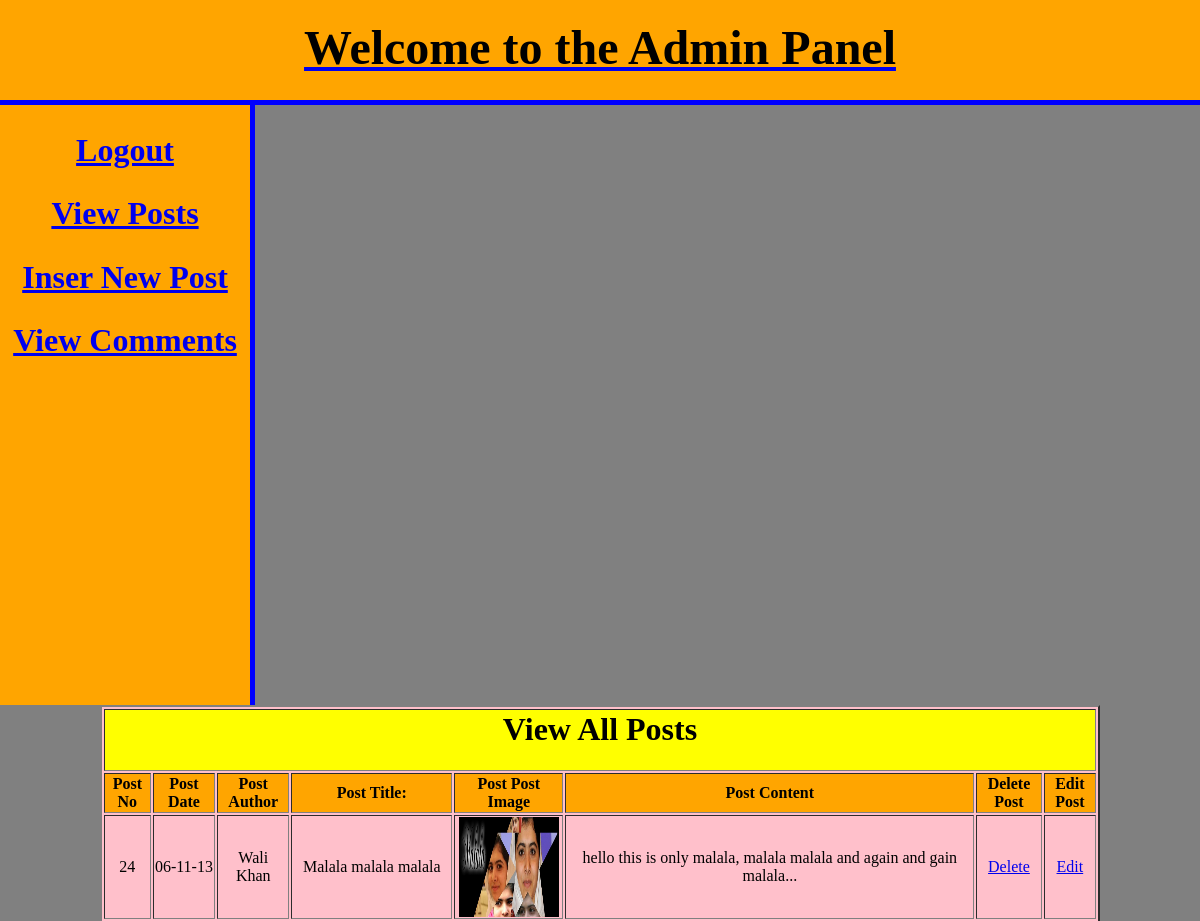
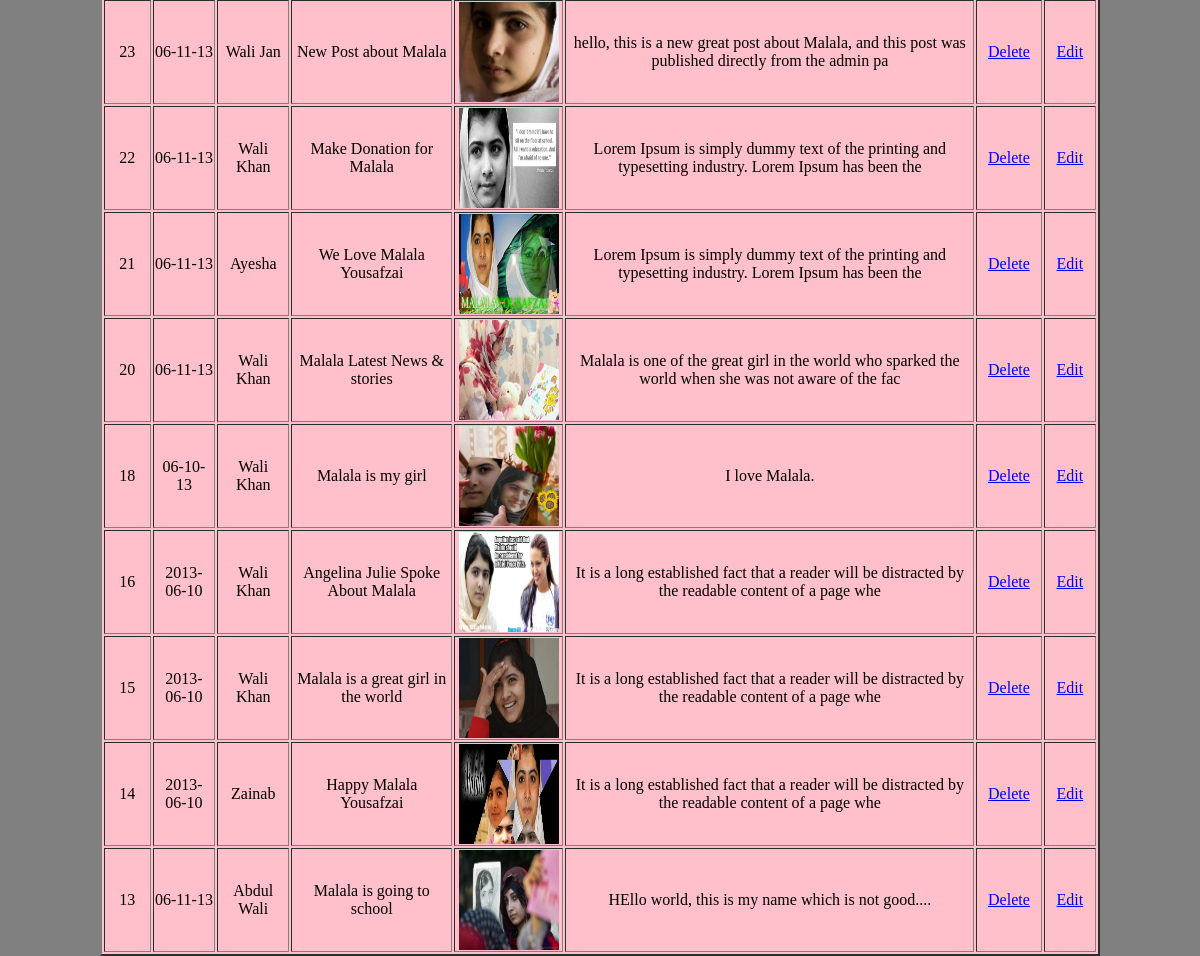
/admin/view_posts.php (signed in), run on the app's committed database (2 pictures, top to bottom).
### tables this page shows
CREATE TABLE IF NOT EXISTS `posts` (
  `post_id` int(100) NOT NULL AUTO_INCREMENT,
  `post_title` text NOT NULL,
  `post_date` varchar(55) NOT NULL,
  `post_author` text NOT NULL,
  `post_image` text NOT NULL,
  `post_keywords` text NOT NULL,
  `post_content` text NOT NULL,
  PRIMARY KEY (`post_id`)
);

### admin/view_posts.php (the view, shortened to what this page needs)
<?php
if(!isset($_SESSION['user_name'])){
header("location: login.php");
}
else {
?>
<html>
	<head>
	<link rel="stylesheet" href="admin_style.css" />
	</head>
<body>
<div id="header">
<a href="index.php">
<h1>Welcome to the Admin Panel</h1></a>
</div>
<div id="sidebar">
<h2><a href="#">Logout</a></h2>
<h2><a href="view_posts.php">View Posts</a></h2>
<h2><a href="index.php?insert=insert">Inser New Post</a></h2>
<h2><a href="#">View Comments</a></h2>
</div>
<table width="1000" border="2" align="center" bgcolor="pink">
	<tr>
		<td colspan="10" align="center" bgcolor="yellow"><h1>View All Posts</h1></td>
	</tr>
	<tr bgcolor="orange">
		<th>Post No</th>
		<th>Post Date</th>
		<th>Post Author</th>
		<th>Post Title:</th>
		<th>Post Post Image</th>
		<th>Post Content</th>
		<th>Delete Post</th>
		<th>Edit Post</th>
	</tr>
<?php
$query = "select * from posts order by 1 DESC";
$run = mysql_query($query);
while($row=mysql_fetch_array($run)){
	$post_id = $row['post_id'];
	$post_date = $row['post_date'];
	$post_author = $row['post_author'];
	$post_title = $row['post_title'];
	$post_image = $row['post_image'];
	$post_content= substr($row['post_content'],0,100);
?>
<tr align="center">
		<td><?php echo $post_id; ?></td>
		<td><?php echo $post_date; ?></td>
		<td><?php echo $post_author; ?></td>
		<td><?php echo $post_title; ?></td>
		<td><img src="../images/<?php echo $post_image; ?>" width="100" height="100"></td>
		<td><?php echo $post_content; ?></td>
		<td><a href="delete.php?del=<?php echo $post_id; ?>">Delete</a></td>
		<td><a href="edit_posts.php?edit=<?php echo $post_id; ?>">Edit</a></td>
	</tr>
<?php } ?>
</table>
</body>
</html>
<?php } ?>

### admin/admin_style.css (style rules this page uses)
body { background:gray; padding:0; margin:0; }
#header { color:blue; width:100%; background:orange; height:100px; border-bottom:5px solid blue; }
#sidebar { width:250px; float:left; background:orange; border-right:5px solid blue; height:600px; }
#sidebar h2 { text-align:center; font-size:2em; color:brown; }
#header h1 { color:black; font-size:3em; font-family:comic sans MS; text-align:center; padding-top:20px; }

### data on the page
posts: post_id "24", post_date "06-11-13", post_author "Wali Khan", post_title "Malala malala malala", post_image (picture), post_content "hello this is only malala, malala malala and again and gain malala..."
posts: post_id "23", post_date "06-11-13", post_author "Wali Jan", post_title "New Post about Malala", post_image (picture), post_content "hello, this is a new great post about Malala, and this post was published directly from the admin pa"
posts: post_id "22", post_date "06-11-13", post_author "Wali Khan", post_title "Make Donation for Malala", post_image (picture), post_content "Lorem Ipsum is simply dummy text of the printing and typesetting industry. Lorem Ipsum has been the"
posts: post_id "21", post_date "06-11-13", post_author "Ayesha", post_title "We Love Malala Yousafzai", post_image (picture), post_content "Lorem Ipsum is simply dummy text of the printing and typesetting industry. Lorem Ipsum has been the"
posts: post_id "20", post_date "06-11-13", post_author "Wali Khan", post_title "Malala Latest News & stories", post_image (picture), post_content "Malala is one of the great girl in the world who sparked the world when she was not aware of the fac"
posts: post_id "18", post_date "06-10-13", post_author "Wali Khan", post_title "Malala is my girl", post_image (picture), post_content "I love Malala."
posts: post_id "16", post_date "2013-06-10", post_author "Wali Khan", post_title "Angelina Julie Spoke About Malala", post_image (picture), post_content "It is a long established fact that a reader will be distracted by the readable content of a page whe"
posts: post_id "15", post_date "2013-06-10", post_author "Wali Khan", post_title "Malala is a great girl in the world", post_image (picture), post_content "It is a long established fact that a reader will be distracted by the readable content of a page whe"
posts: post_id "14", post_date "2013-06-10", post_author "Zainab", post_title "Happy Malala Yousafzai", post_image (picture), post_content "It is a long established fact that a reader will be distracted by the readable content of a page whe"
posts: post_id "13", post_date "06-11-13", post_author "Abdul Wali", post_title "Malala is going to school", post_image (picture), post_content "HEllo world, this is my name which is not good...."
